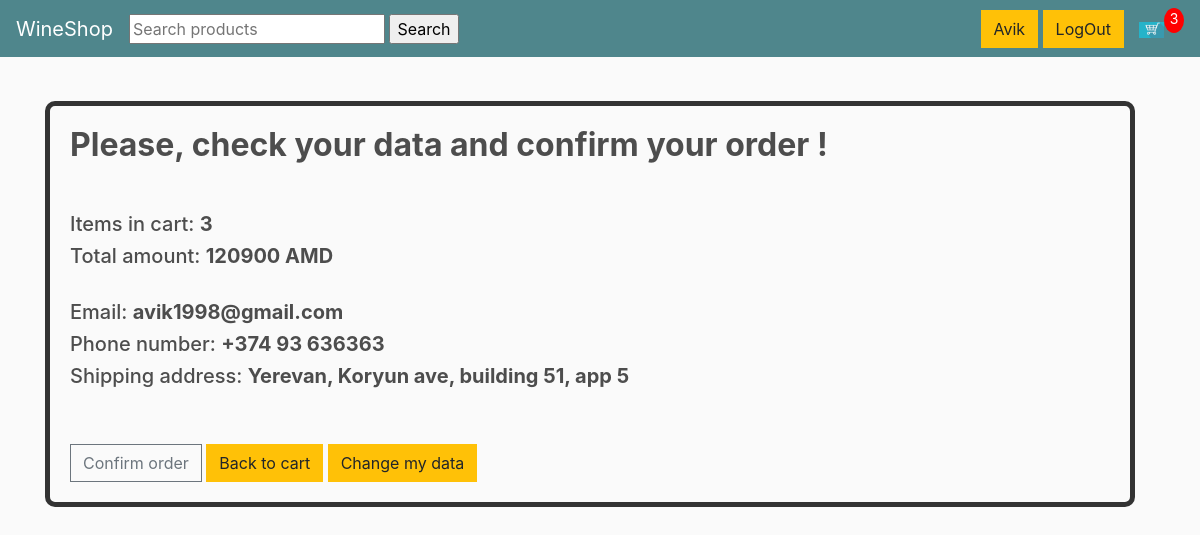
Page /confirm/ (signed in) on the earlier database version.
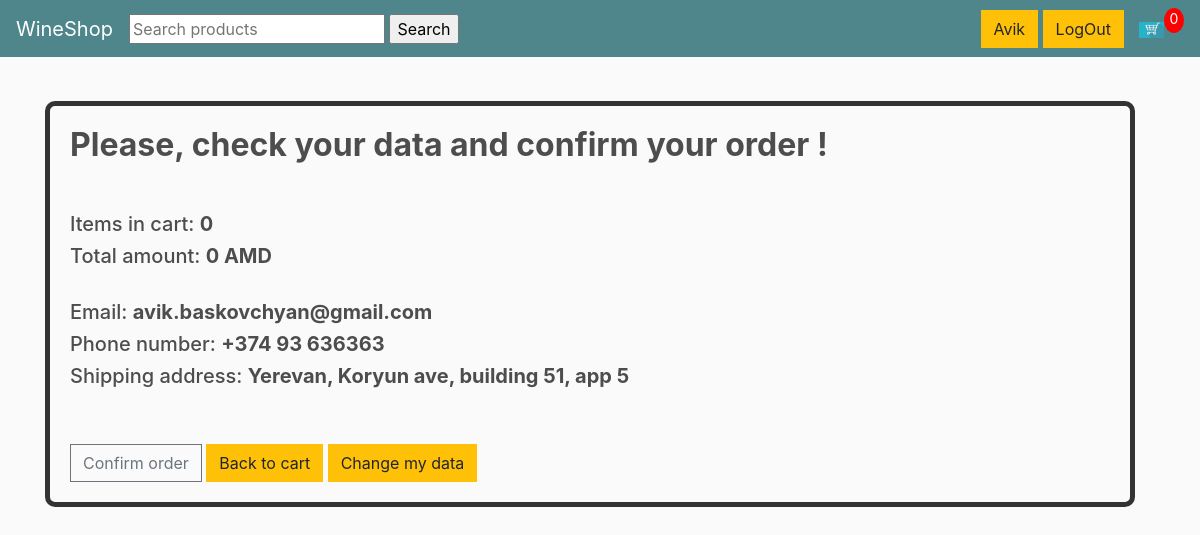
Same page on the later database version.
### store/models.py (models this page shows, shortened)
class Order(models.Model):
    user = models.ForeignKey(User, on_delete=models.SET_NULL, null=True, blank=True)
    date_order = models.DateTimeField(auto_now_add=True)
    complete = models.BooleanField(default=False, null=True, blank=False)
    transaction_id = models.CharField(max_length=200, null=True)
    @property
    def get_cart_total(self):
        orderitems = self.orderitem_set.all()
        total = sum([item.get_total for item in orderitems])
        return total
    @property
    def get_cart_items(self):
        orderitems = self.orderitem_set.all()
        total = sum([item.quantity for item in orderitems])
        return total

class OrderItem(models.Model):
    product = models.ForeignKey(Product, on_delete=models.SET_NULL, blank=True, null=True)
    order = models.ForeignKey(Order, on_delete=models.SET_NULL, blank=True, null=True)
    quantity = models.IntegerField(default=0, null=True, blank=True)
    date_added = models.DateTimeField(auto_now_add=True)
    @property
    def get_total(self):
        total = self.product.price * self.quantity
        return total

class Product(models.Model):
    name = models.CharField(max_length=200, null=True)
    price = models.DecimalField(max_digits=20, decimal_places=0)
    image = models.ImageField(null=True, blank=True)
    category = models.CharField(max_length=200, null=True)
    capacity = models.IntegerField(null=True)
    country = models.CharField(max_length=200, null=True)
    brand = models.TextField(null=True)
    percent_of_alcohol = models.FloatField(null=True)

### users/models.py (models this page shows, shortened)
class Profile(models.Model):
    user = models.OneToOneField(User, on_delete=models.CASCADE)
    surname = models.CharField(max_length=30, blank=True, null=True)
    phone_number = models.CharField(max_length=50, blank=True, null=True)
    email = models.CharField(max_length=60, blank=True, null=True)
    address = models.CharField(max_length=60, blank=True, null=True)
    image = models.ImageField(upload_to="profile_images", default="image.png")

### store/views.py (the view)
# urls.py: path('confirm/', views.confirm, name='Confirm'),
@login_required()
def confirm(request):
    data = cartData(request)
    cartItems = data['cartItems']
    order = data['order']
    items = data['items']
    profile = Profile.objects.get(user=request.user.id)
    context = {'items': items, 'order': order, 'cartItems': cartItems, 'profile': profile}
    return render(request, 'store/confirm_order.html', context)

### store/utils.py (called while the page is built)
def cartData(request):
    if request.user.is_authenticated:
        user = request.user
        order, created = Order.objects.get_or_create(user=user, complete=False)
        items = order.orderitem_set.all()
        cartItems = order.get_cart_items
    else:
        cookieData = cookieCart(request)
        cartItems = cookieData['cartItems']
        order = cookieData['order']
        items = cookieData['items']
    return {'items': items, 'order': order, 'cartItems': cartItems}

### store/templates/store/confirm_order.html
{% extends 'store/main.html' %}
{% load static %}
{% block content %}
<body>
<div class="post-container">
    <div class="post-content">
        <h3 class="post-title">Please, check your data and confirm your order !</h3>
        <br>
        <p>
            <h5>Items in cart: <strong>{{ order.get_cart_items }}</strong></h5>
            <h5>Total amount: <strong>{{ order.get_cart_total }} AMD</strong></h5>
            <br>
            <h5>Email: <strong>{{ profile.email }}</strong></h5>
            <h5>Phone number: <strong>{{ profile.phone_number }}</strong></h5>
            <h5>Shipping address: <strong>{{ profile.address }}</strong></h5>
            <br>
            <br>
            <a href="{% url 'OrderCompleted' %}" class="btn btn-outline-secondary add-btn update-cart">Confirm order</a>
            <a href="{% url 'Cart' %}" class="btn btn-warning">Back to cart</a>
            <a href="{% url 'ProfileUpdate' %}" class="btn btn-warning">Change my data</a>
        </p>
   </div>
</div>
</body>
{% endblock content %}

### store/templates/store/main.html (shortened to what this page needs)
<!DOCTYPE html>
{% load static %}
<html lang="en">
<head>
    <link rel="stylesheet" href="https://stackpath.bootstrapcdn.com/bootstrap/4.4.1/css/bootstrap.min.css">
    <link rel="stylesheet" type="text/css" href="{% static 'css/main.css' %}">
</head>
<body>
    <div class="sticky-top">
    <nav class="navbar navbar-expand-lg navbar-dark bg-dark">
      <a class="navbar-brand" href="{% url 'Store' %}">WineShop</a>
      <div class="collapse navbar-collapse" id="navbarSupportedContent">
        <ul class="navbar-nav mr-auto">
          <li class="nav-item active">
          <form action="{% url 'Store' %}" method="POST">
          <input type="text" name="q" placeholder="Search products"/>
          <input type="submit" name="submit" value="Search"/>
          </form>
          </li>
        </ul>
        <div class="form-inline my-2 my-lg-0">
            {% if request.user.is_authenticated %}
            <div>
            <a href="{% url 'ProfilePage' %}" class="btn btn-warning">{{user.username}}</a>
            <a href="{% url 'LogOut' %}" class="btn btn-warning">LogOut</a>
            </div>
            {% else %}
            <div>
            <a href="{% url 'LogIn' %}" class="btn btn-warning">LogIn</a>
            <a href="{% url 'CreateUser' %}" class="btn btn-warning">Register</a>
            </div>
            {% endif %}
            <a href="{% url 'Cart' %}">
                    <img  id="cart-icon" src="{% static 'images/cart.png' %}">
        </a>
        <p id="cart-total">{{cartItems}}</p>
        </div>
      </div>
    </nav>
    </div>
        <div class="container">
            <br>
            {% block content %}
            {% endblock content %}
        </div>
</body>
</html>

Differences in the rows shown:
no longer on this page (row edited): Order: get_cart_items "3", get_cart_total "120900"
added Order: get_cart_items "0", get_cart_total "0"
changed Profile "Yerevan, Koryun ave, building 51, app 5": email "avik1998@gmail.com" → "avik.baskovchyan@gmail.com"
Other differences:
{{ cartItems }}: "3" → "0"
